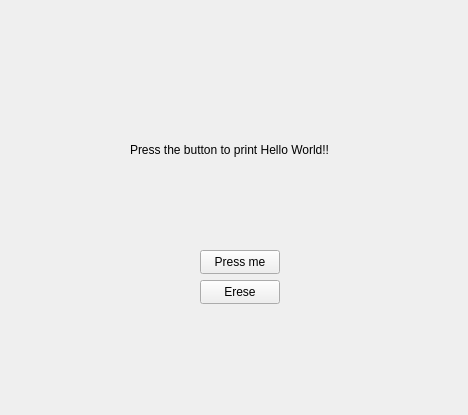
<?xml version="1.0" encoding="UTF-8"?>
<ui version="4.0">
 <class>Ejercicio1</class>
 <widget class="QMainWindow" name="Ejercicio1">
  <property name="geometry">
   <rect>
    <x>0</x>
    <y>0</y>
    <width>468</width>
    <height>415</height>
   </rect>
  </property>
  <property name="windowTitle">
   <string>Ejercicio1</string>
  </property>
  <widget class="QWidget" name="centralwidget">
   <widget class="QLabel" name="label">
    <property name="geometry">
     <rect>
      <x>130</x>
      <y>140</y>
      <width>231</width>
      <height>20</height>
     </rect>
    </property>
    <property name="text">
     <string>Press the button to print Hello World!!</string>
    </property>
   </widget>
   <widget class="QPushButton" name="pushButton">
    <property name="geometry">
     <rect>
      <x>200</x>
      <y>250</y>
      <width>80</width>
      <height>24</height>
     </rect>
    </property>
    <property name="text">
     <string>Press me</string>
    </property>
   </widget>
   <widget class="QPushButton" name="eraseButton">
    <property name="geometry">
     <rect>
      <x>200</x>
      <y>280</y>
      <width>80</width>
      <height>24</height>
     </rect>
    </property>
    <property name="text">
     <string>Erese</string>
    </property>
   </widget>
  </widget>
 </widget>
 <resources/>
 <connections/>
</ui>
